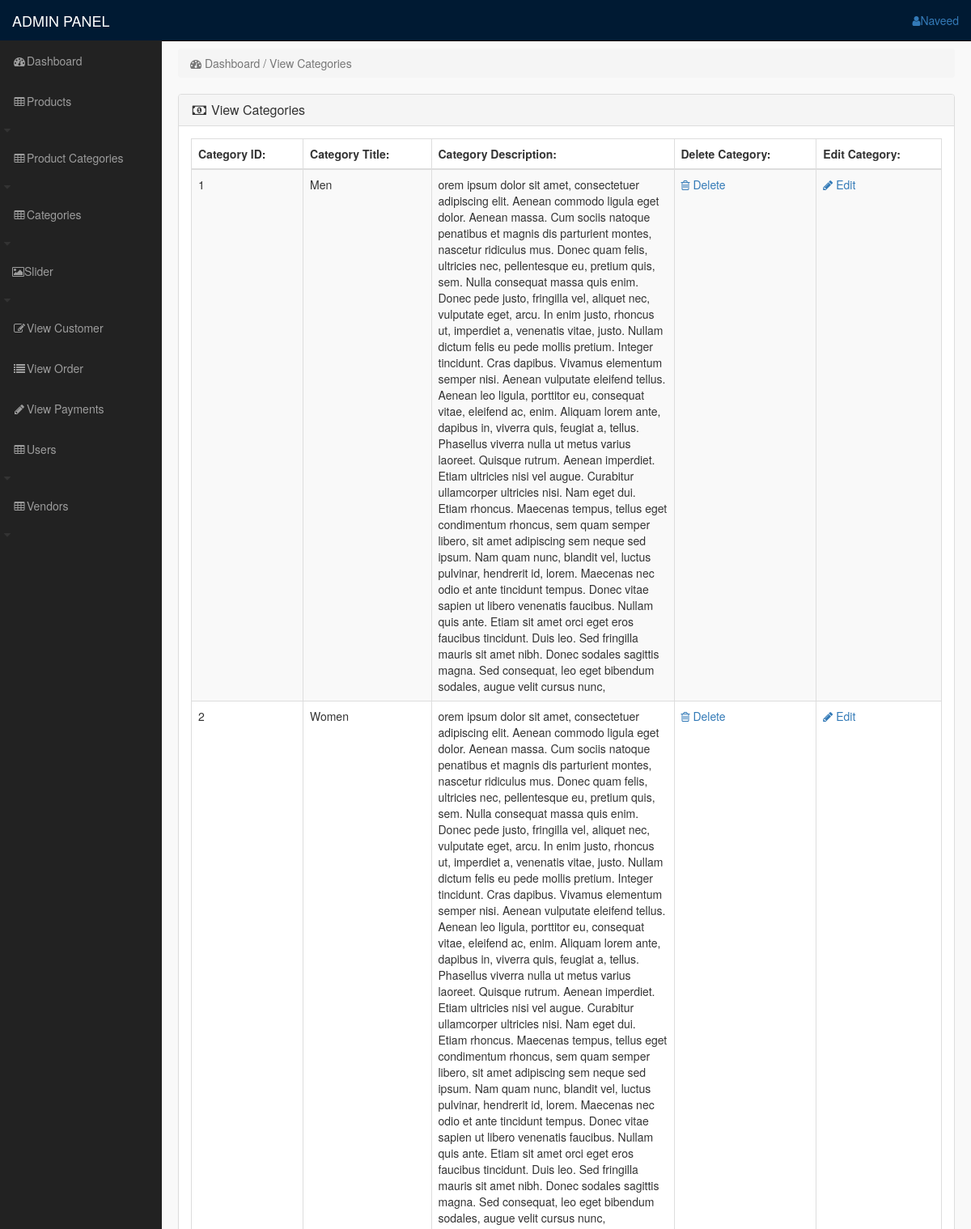
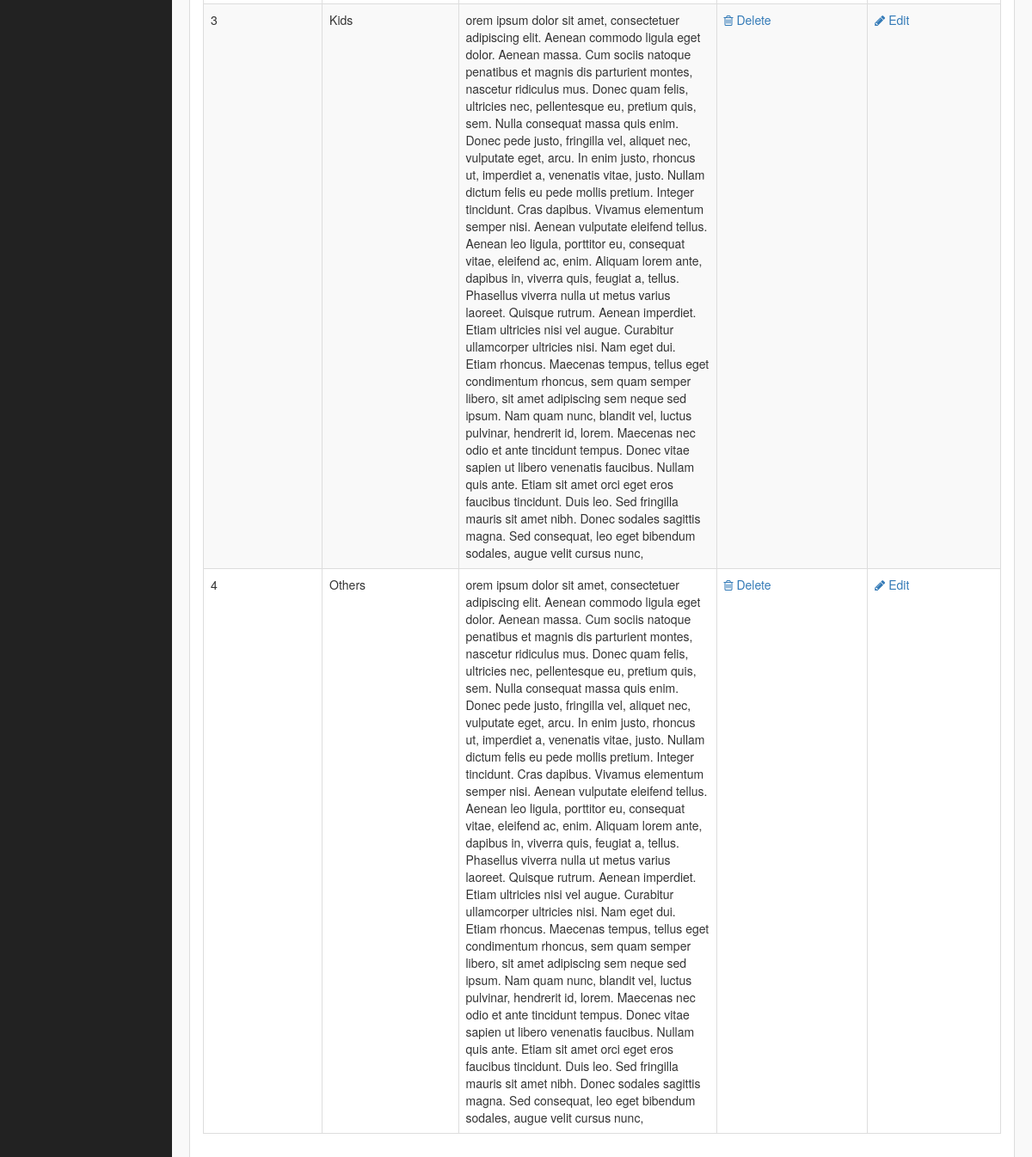
The app's page /admin_area/index.php?view_categories (signed in) with its own data (2 pictures, top to bottom).
### tables this page shows
CREATE TABLE `categories` (
  `cat_id` int(100) NOT NULL,
  `cat_title` text NOT NULL,
  `cat_desc` text NOT NULL
);

### admin_area/view_cat.php (the view)
<?php
    if(!isset($_SESSION['admin_email'])){
        echo "<script>window.open('login.php','_self')</script>";
    }else {
?>
<div class="row">
    <div class="col-lg-12">
        <ol class="breadcrumb">
            <li class="active">
                <i class="fa fa-dashboard"></i> Dashboard / View Categories
            </li>
        </ol>
    </div>
</div>
<div class="row">
    <div class="col-lg-12">
        <div class="panel panel-default">
            <div class="panel-heading">
                <h3 class="panel-title">
                    <i class="fa fa-money fa-fw"></i> View Categories
                </h3>
            </div>
            <div class="panel-body">
                <div class="table-responsive">
                    <table class="table table-bordered table-hover table-striped">
                        <thead>
                            <tr>
                                <th>Category ID:</th>
                                <th>Category Title:</th>
                                <th>Category Description:</th>
                                <th>Delete Category:</th>
                                <th>Edit Category:</th>
                            </tr>
                        </thead>
                        <tbody>
                            <?php
                                    $i=0;
                                    $get_cats = "SELECT * FROM categories";
                                    $run_cats = mysqli_query($con,$get_cats) or die(mysqli_error($con));
                                    while($row_cats = mysqli_fetch_array($run_cats)){
                                        $cat_id = $row_cats['cat_id'];
                                        $cat_title = $row_cats['cat_title'];
                                        $cat_desc = $row_cats['cat_desc'];
                                        $i++;
                            ?>
                            <tr>
                                <td><?php echo $i; ?></td>
                                <td><?php echo $cat_title; ?></td>
                                <td width="300"><?php echo $cat_desc; ?></td>
                                <td>
                                    <a href="index.php?delete_cat=<?php echo $cat_id; ?>">
                                        <i class="fa fa-trash-o"></i> Delete
                                    </a>
                                </td>
                                <td>
                                    <a href="index.php?edit_cat=<?php echo $cat_id; ?>">
                                        <i class="fa fa-pencil"></i> Edit
                                    </a>
                                </td>
                            </tr>
                            <?php } ?>
                        </tbody>
                    </table>
                </div>
            </div>
        </div>
    </div>
</div>
<?php } ?>

### admin_area/includes/sidebar.php (shortened to what this page needs)
<?php
    if(!isset($_SESSION['admin_email'])){
        echo"<script>window.open('login.php','_self')</script>";
    }else{
?>
<nav class="navbar navbar-inverse navbar-fixed-top" style="background: #001a33">
    <div class="navbar-header">
        <a href="index.php?dashboard" class="navbar-brand">ADMIN PANEL</a>
    </div>
    <ul class="nav navbar-right top-nav">
        <li class="dropdown">
            <a href="#" class="dropdown-toggle" data-toggle="dropdown">
                <i class="fa fa-user"></i><?php echo $admin_name; ?>
            </a>
        </li>
    </ul>
    <div class="collapse navbar-collapse navbar-ex1-collapse">
        <ul class="nav navbar-nav sidebar-nav">
            <li>
                <a href="index.php?dashboard">
                    <i class="fa fa-fw fa-dashboard"></i>Dashboard
                </a>
            </li>
            <li>
                <a href="#" data-toggle="collapse" data-target="#products">
                    <i class="fa fa-fw fa-table"></i>Products</a>
                <i class="fa fa-fw fa-caret-down"></i>
            </li>
            <li>
                <a href="#" data-toggle="collapse" data-target="#product_cat">
                    <i class="fa fa-fw fa-table"></i>Product Categories</a>
                <i class="fa fa-fw fa-caret-down"></i>
            </li>
            <li>
                <a href="#" data-toggle="collapse" data-target="#category">
                    <i class="fa fa-fw fa-table"></i>Categories</a>
                <i class="fa fa-fw fa-caret-down"></i>
            </li>
            <li>
                <a href="#" data-toggle="collapse" data-target="#slider">
                    <i class="fa fa-picture-o"></i>Slider</a>
                <i class="fa fa-fw fa-caret-down"></i>
            </li>
            <li>
                <a href="index.php?view_customer">
                    <i class="fa fa-fw fa-edit"></i>View Customer
                </a>
            </li>
            <li>
                <a href="index.php?view_order">
                    <i class="fa fa-fw fa-list"></i>View Order
                </a>
            </li>
            <li>
                <a href="index.php?view_payments">
                    <i class="fa fa-fw fa-pencil"></i>View Payments
                </a>
            </li>
            <li>
                <a href="#" data-toggle="collapse" data-target="#users">
                    <i class="fa fa-fw fa-table"></i>Users</a>
                <i class="fa fa-fw fa-caret-down"></i>
            </li>
            <li>
            <a href="#" data-toggle="collapse" data-target="#vendors">
                    <i class="fa fa-fw fa-table"></i>Vendors</a>
                <i class="fa fa-fw fa-caret-down"></i>
            </li>
        </ul>
    </div>
</nav>
<?php  } ?>

### admin_area/css/style.css (style rules this page uses)
body { margin-top: 100px; }
@media (min-width: 768px) { body { margin-top: 50px; } }
.top-nav { padding: 0 15px; }
.top-nav>li { display: inline-block; float: left; }
.top-nav>li>a { padding-top: 15px; padding-bottom: 15px; line-height: 20px; }
@media (min-width: 768px) { .sidebar-nav { position: fixed; right: 0px; left: 0px; top: 50px; width: 200px; border-radius: 0; overflow-y: auto; background-color: #222222; bottom: 0; overflow-x: hidden; padding-bottom: 40px; } }
@media (min-width: 768px) { .sidebar-nav>li>a { width: 255px; } }
.panel-body { border-radius: 5px; }

### records on screen
categories: cat_title "Men", cat_desc "orem ipsum dolor sit amet, consectetuer adipiscing elit. Aenean commodo ligula eget dolor. Aenean massa. Cum sociis natoque penatibus et magnis dis parturient montes, nascetur ridiculus mus. Donec quam felis, ultricies nec, pellentesque eu, pretium quis, sem. Nulla consequat massa quis enim. Donec pede justo, fringilla vel, aliquet nec, vulputate eget, arcu. In enim justo, rhoncus ut, imperdiet a, venenatis vitae, justo. Nullam dictum felis eu pede mollis pretium. Integer tincidunt. Cras dapibus. Vivamus elementum semper nisi. Aenean vulputate eleifend tellus. Aenean leo ligula, porttitor eu, consequat vitae, eleifend ac, enim. Aliquam lorem ante, dapibus in, viverra quis, feugiat a,…"
categories: cat_title "Women", cat_desc "orem ipsum dolor sit amet, consectetuer adipiscing elit. Aenean commodo ligula eget dolor. Aenean massa. Cum sociis natoque penatibus et magnis dis parturient montes, nascetur ridiculus mus. Donec quam felis, ultricies nec, pellentesque eu, pretium quis, sem. Nulla consequat massa quis enim. Donec pede justo, fringilla vel, aliquet nec, vulputate eget, arcu. In enim justo, rhoncus ut, imperdiet a, venenatis vitae, justo. Nullam dictum felis eu pede mollis pretium. Integer tincidunt. Cras dapibus. Vivamus elementum semper nisi. Aenean vulputate eleifend tellus. Aenean leo ligula, porttitor eu, consequat vitae, eleifend ac, enim. Aliquam lorem ante, dapibus in, viverra quis, feugiat a,…"
categories: cat_title "Kids", cat_desc "orem ipsum dolor sit amet, consectetuer adipiscing elit. Aenean commodo ligula eget dolor. Aenean massa. Cum sociis natoque penatibus et magnis dis parturient montes, nascetur ridiculus mus. Donec quam felis, ultricies nec, pellentesque eu, pretium quis, sem. Nulla consequat massa quis enim. Donec pede justo, fringilla vel, aliquet nec, vulputate eget, arcu. In enim justo, rhoncus ut, imperdiet a, venenatis vitae, justo. Nullam dictum felis eu pede mollis pretium. Integer tincidunt. Cras dapibus. Vivamus elementum semper nisi. Aenean vulputate eleifend tellus. Aenean leo ligula, porttitor eu, consequat vitae, eleifend ac, enim. Aliquam lorem ante, dapibus in, viverra quis, feugiat a,…"
categories: cat_title "Others", cat_desc "orem ipsum dolor sit amet, consectetuer adipiscing elit. Aenean commodo ligula eget dolor. Aenean massa. Cum sociis natoque penatibus et magnis dis parturient montes, nascetur ridiculus mus. Donec quam felis, ultricies nec, pellentesque eu, pretium quis, sem. Nulla consequat massa quis enim. Donec pede justo, fringilla vel, aliquet nec, vulputate eget, arcu. In enim justo, rhoncus ut, imperdiet a, venenatis vitae, justo. Nullam dictum felis eu pede mollis pretium. Integer tincidunt. Cras dapibus. Vivamus elementum semper nisi. Aenean vulputate eleifend tellus. Aenean leo ligula, porttitor eu, consequat vitae, eleifend ac, enim. Aliquam lorem ante, dapibus in, viverra quis, feugiat a,…"

### other values on screen
$admin_name "Naveed"
